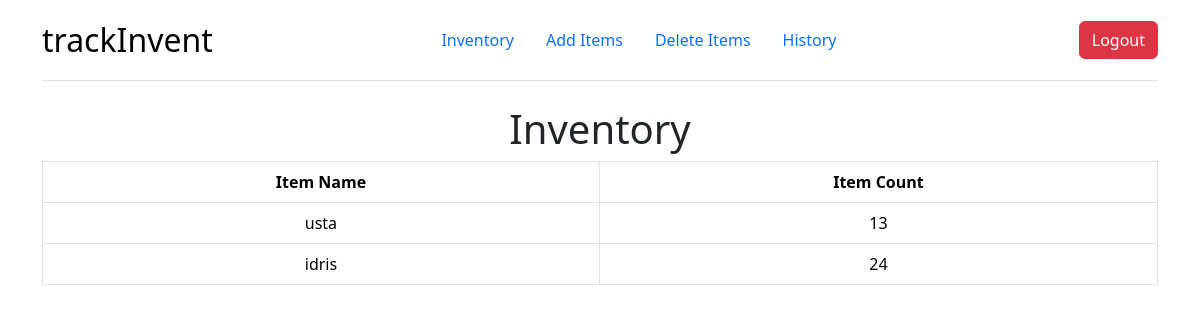
The page / (signed in) on the database as committed earlier.
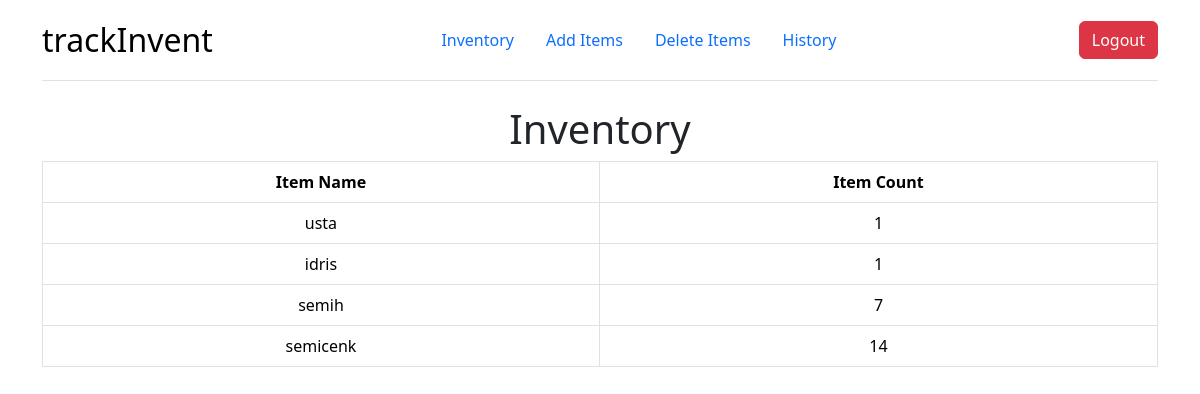
The same page on the database as committed later.
### tables this page shows
CREATE TABLE inventory(userid TEXT, item TEXT NOT NULL, count INTEGER NOT NULL, FOREIGN KEY (userid) REFERENCES userinformation(userid));

### app.py (the view)
@app.route("/")
@login_required
def inventory():
    userinventory = loadInventory(session["id"])
    return render_template("inventory.html", items=userinventory, tableVisible = True)

### app.py (called while the page is built)
def loadInventory(id):
    try:
        with sqlite3.connect(db_path) as db:
            cursor = db.cursor()
    except sqlite3.Error as currentError:
        flash(f"Error while retrieving user inventory from database { currentError } ", "danger")
    userinventory = cursor.execute("SELECT * FROM inventory WHERE userid = ?", [id])
    userinventory = userinventory.fetchall()
    if len(userinventory) == 0:
        return None
    return userinventory

### helpers.py (called while the page is built)
def login_required(f):
    @wraps(f)
    def decorated_function(*args, **kwargs):
        if session.get("id") is None:
            return redirect(url_for('login', next=request.url))
        return f(*args, **kwargs)
    return decorated_function

### templates/inventory.html (shortened to what this page needs)
{% extends "layout.html" %}
{% block header %}
    <form action="/">
            <div id="container">
                <h1 style="text-align: center">Inventory</h1>
            </div>
    </form>
{% endblock %}

### templates/layout.html (shortened to what this page needs)
<!DOCTYPE html>
<html lang="en">
<body>
    <link href="https://cdn.jsdelivr.net/npm/bootstrap@5.3.3/dist/css/bootstrap.min.css" rel="stylesheet">
    <div class="container">
        <header class="d-flex flex-wrap justify-content-center align-items-center justify-content-md-between py-3 mb-4 border-bottom">
            <a class="d-flex align-items-center mb-3 mb-md-0 link-body-emphasis text-decoration-none">
                <span class="fs-2">trackInvent</span>
            </a>
            <ul class="nav col-12 col-md-auto mb-2 justify-content-center mb-md-0">
                <li class="nav-item">
                    <a class="nav-link" href="/">Inventory</a>
                </li>
                <li class="nav-item">
                    <a class="nav-link" href="/additem">Add Items</a>
                </li>
                <li class="nav-item">
                    <a class="nav-link" href="/deleteitem">Delete Items</a>
                </li>
                <li class="nav-item">
                    <a class="nav-link" href="/history">History</a>
                </li>
            </ul>
            <div class="col-md-1 text-end">
                <button type="submit" class="btn btn-danger"><a class="nav-link" href="/logout">Logout</a></button>
            </div>
        </header>
        {% block header %}
        {% endblock %}
        {% if items != None and tableVisible == true %}
        <table class="table table-bordered text-center flex-column justify-content-center">
            <tbody>
                    <tr>
                        <th><b>Item Name</b></th>
                        <th><b>Item Count</b></th>
                    </tr>
                    {% for item in items %}
                        <tr>
                            <td>
                                {{ item[1] }}
                            </td>
                            <td>
                                {{ item[2] }}
                            </td>
                        </tr>
                    {% endfor %}
            </tbody>
        </table>
        {% elif items == None %}
            <h3 style="text-align: center">Nothing to show here!</h3>
        {% endif %}
    </div>
</body>

Rows that differ between the two databases and show on the page:
changed inventory "usta": count "13" → "1"
changed inventory "idris": count "24" → "1"
added inventory: item "semih", count "7"
added inventory: item "semicenk", count "14"
